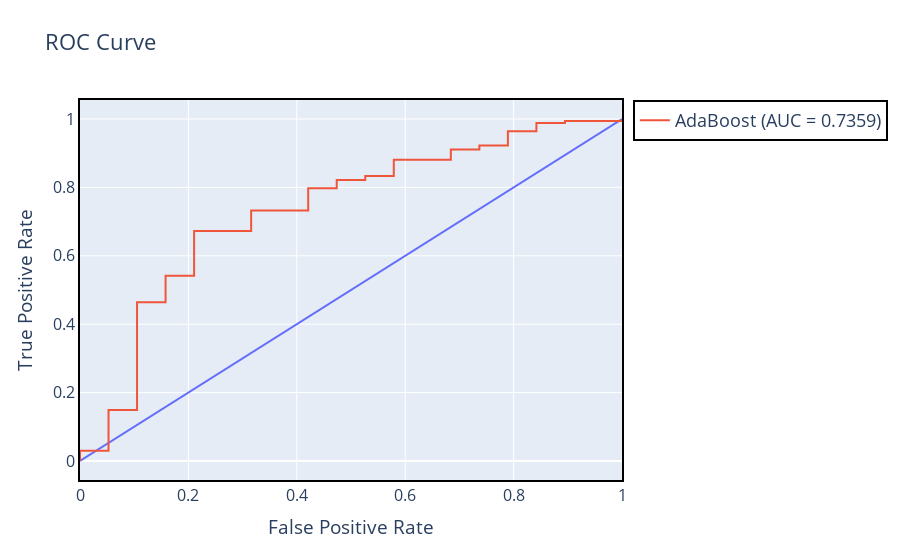

The cell this chart's notebook holds for it:
### Code cell
show_roc_curve(ada_boost, "AdaBoost", X_test, y_test)

### Figure 1 — Plotly figure (JSON) as saved in the notebook; plotly's stock layout.template omitted (floating-point values rounded to 4 significant figures)
{"data": [{"hovertemplate": "False Positive Rate=%{x}<br>True Positive Rate=%{y}<extra></extra>", "legendgroup": "", "line": {"color": "#636efa", "dash": "solid"}, "marker": {"symbol": "circle"}, "mode": "lines", "name": "", "orientation": "v", "showlegend": false, "type": "scatter", "x": [0, 1], "xaxis": "x", "y": [0, 1], "yaxis": "y"}, {"mode": "lines", "name": "AdaBoost (AUC = 0.7359)", "type": "scatter", "x": [0, 0, 0, 0.05263, 0.05263, 0.1053, 0.1053, 0.1579, 0.1579, 0.2105, 0.2105, 0.3158, 0.3158, 0.4211, 0.4211, 0.4737, 0.4737, 0.5263, 0.5263, 0.5789, 0.5789, 0.6842, 0.6842, 0.7368, 0.7368, 0.7895, 0.7895, 0.8421, 0.8421, 0.8947, 0.8947, 1, 1], "y": [0, 0.005952, 0.02976, 0.02976, 0.1488, 0.1488, 0.4643, 0.4643, 0.5417, 0.5417, 0.6726, 0.6726, 0.7321, 0.7321, 0.7976, 0.7976, 0.8214, 0.8214, 0.8333, 0.8333, 0.881, 0.881, 0.9107, 0.9107, 0.9226, 0.9226, 0.9643, 0.9643, 0.9881, 0.9881, 0.994, 0.994, 1]}], "layout": {"font": {"size": 16}, "legend": {"bordercolor": "Black", "borderwidth": 2, "font": {"size": 18}, "tracegroupgap": 0}, "title": {"text": "ROC Curve"}, "xaxis": {"anchor": "y", "domain": [0, 1], "linecolor": "black", "linewidth": 2, "mirror": true, "showline": true, "title": {"text": "False Positive Rate"}}, "yaxis": {"anchor": "x", "domain": [0, 1], "linecolor": "black", "linewidth": 2, "mirror": true, "showline": true, "title": {"text": "True Positive Rate"}}}}
